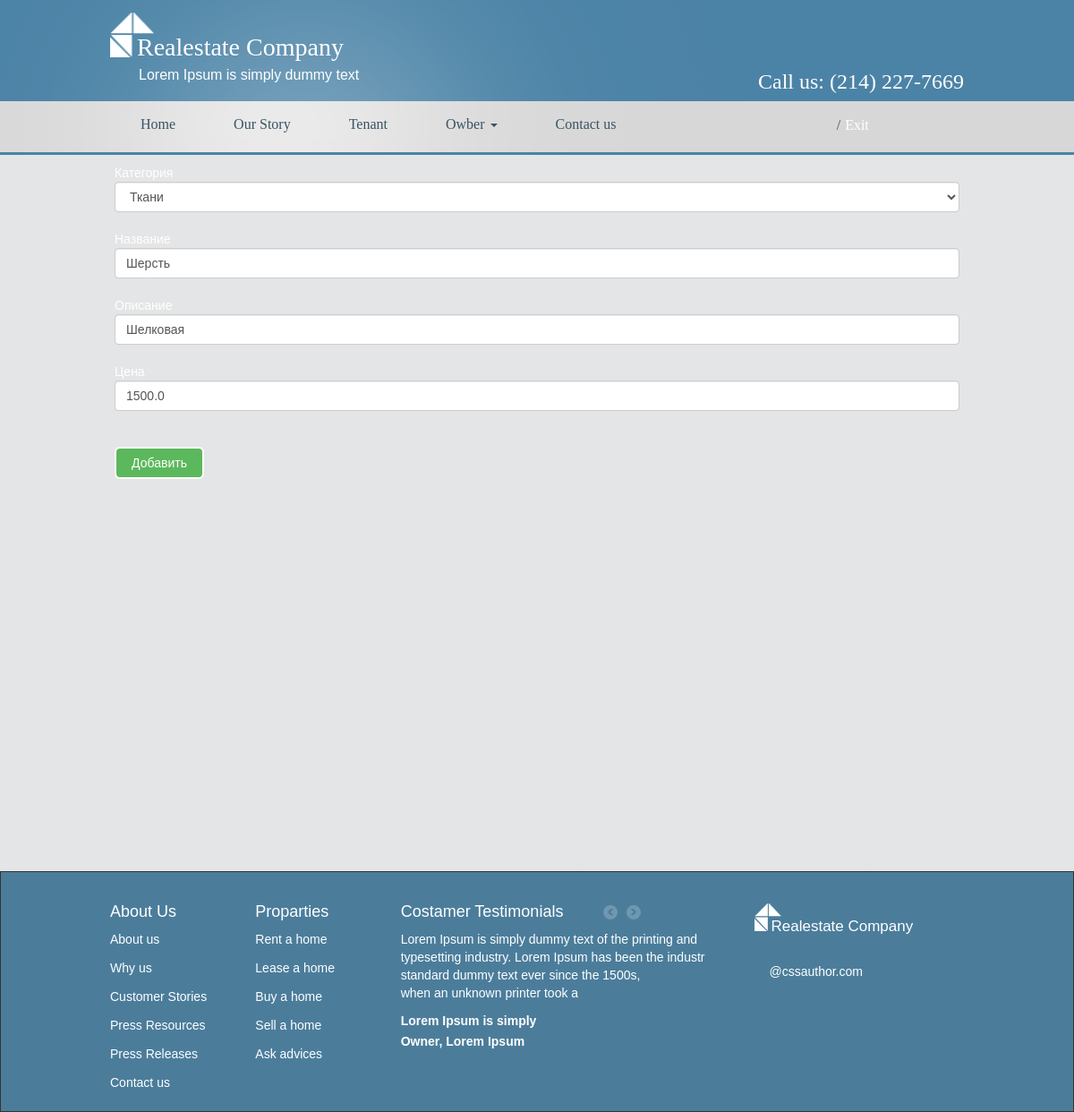
The page /stock/tovars/1/ on the database as committed earlier.
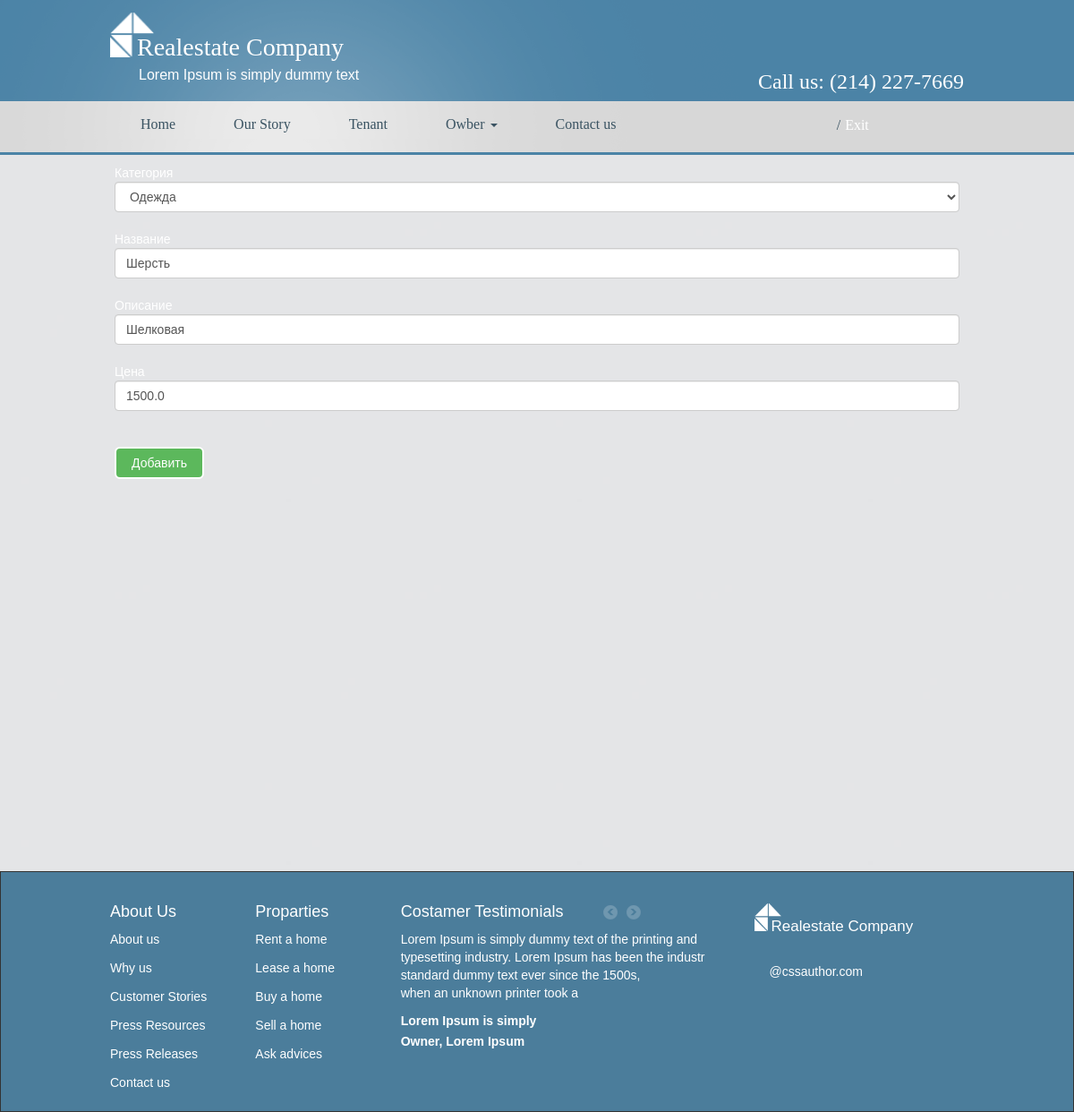
The same page on the database as committed later.
### testsite/models.py (models this page shows, shortened)
class Tovar(models.Model):
    category = models.ForeignKey(Category,
                                 on_delete=models.CASCADE,
                                 default=0,
                                 verbose_name='Категория')
    name = models.CharField(max_length=100,
                            default="",
                            verbose_name="Название", )
    desc = models.TextField(default="",
                            verbose_name="Описание", )
    price = models.FloatField(verbose_name="Цена",
                              max_length=3, )
    class Meta:
        verbose_name = "Товар"
        verbose_name_plural = "Товары"

### testsite/views.py (the view)
# urls.py: path('stock/tovars/<int:pk>/', views.tovar_edit, name='tovar_edit'),
def tovar_edit(request, pk):
    tovar = get_object_or_404(Tovar, pk=pk)
    if request.method == "POST":
        form = TovarForm(request.POST, instance=tovar)
        if form.is_valid():
            tovar.save()
            return redirect('home')
    else:
        form = TovarForm(instance=tovar)
    return render(request, 'testsite/tovar.html', {'tovar': form})

### testsite/forms.py
class TovarForm(forms.ModelForm):
    class Meta:
        model = Tovar
        fields = ['category', 'name', 'desc', 'price']
        widgets = {
            "category": Select(attrs={
                'class': 'form-control',
                'placeholder': "Выберите категорию"
            }),
            "name": TextInput(attrs={
                'class': 'form-control',
                'placeholder': "Введите название"
            }),
            "desc": TextInput(attrs={
                'class': 'form-control',
                'placeholder': "Введите описание"
            }),
            "price": NumberInput(attrs={
                'class': 'form-control',
                'placeholder': "Введите цену"
            }),
        }

### testsite/models.py (called while the page is built)
    def __str__(self):
        return self.name

### testsite/templates/testsite/tovar.html (shortened to what this page needs)
{% extends 'testsite/base.html' %}
{% block content %}
<form method="post" class="text-white">
    {% for each in tovar %}
        {{ each.label }}<br>
        {{ each }}<br>
    {% endfor %}
    <br><button type="submit" name="save" class="btn btn-success">Добавить</button>
</form>
{% endblock %}

### testsite/templates/testsite/base.html (shortened to what this page needs)
<!DOCTYPE html>
{% load static %}
<html lang="ru">
<head>
    <link rel="stylesheet" href="https://stackpath.bootstrapcdn.com/bootstrap/4.5.0/css/bootstrap.min.css"
>
    <link rel="stylesheet" href="{% static 'css/bootstrap.min.css' %}">
    <link rel="stylesheet" href="{% static 'css/Style.css' %}">
</head>
<body>
<div class="container-fluid top-panel">
    <div class="container">
        <div class="row">
            <div class="col-md-12">
                <div class="col-md-4 col-xs-12 LOGO">
                    <img src="{%static 'img/logo-img.png'%}" width="49" height="50" class="image-logo">
                    <h1 class="logo-text">Realestate Company</h1>
                    <h2 class="logo-text2">Lorem Ipsum is simply dummy text</h2>
                </div>
                <div class="col-md-4 col-xs-12 logo-numb">
                    <span class="numb">Call us: (214) 227-7669</span>
                </div>
            </div>
        </div>
    </div>
</div>
<div class="container-fluid zeromargin">
    <div class="container">
        <div class="collapse navbar-collapse col-md-9" id="bs-example-navbar-collapse-1">
            <div class=" navbar-my ">
                <ul class="nav  margin-padding-zero push-right">
                    <li class="navbar-a margin-zero"><a data-toggle="tab" href="#" class="color-text a">Home</a>
                    </li>
                    <li class="navbar-a margin-zero"><a data-toggle="tab" href="#" class="color-text a">Our Story</a>
                    </li>
                    <li class="navbar-a margin-zero"><a data-toggle="tab" href="#" class="color-text a">Tenant</a></li>
                    <li class="dropdown navbar-a margin-zero">
                        <a href="#" class="color-text a" data-toggle="dropdown">Owber <span
                                class="caret"></span></a>
                    </li>
                    <li class="navbar-a margin-zero"><a data-toggle="tab" href="#" class="color-text a">Contact us</a>
                    </li>
                </ul>
            </div>
        </div>
        <div class="col-md-2 log-exit">
            {% block user %}{% endblock %}/<a class="p-2 " href="{% url 'logout' %}">Exit</a>
        </div>
    </div>
</div>
<div class="container content">
    {% block content %}{% endblock %}
</div>
<footer class="container-fluid footer2">
		<div class="container">
			<div class="row">
				<div class="col-md-12">
					<div class="col-md-2 col-xs-6 About-us">
						<a href="#" class="footer-text"><h4>About Us</h4></a>
						<ul class="padding-zero">
							<a href="#"><li class="footer-down color-white">About us</li></a>
							<a href="#"><li class="footer-down color-white">Why us</li></a>
							<a href="#"><li class="footer-down color-white">Customer Stories</li></a>
							<a href="#"><li class="footer-down color-white">Press Resources</li></a>
							<a href="#"><li class="footer-down color-white">Press Releases</li></a>
							<a href="#"><li class="footer-down color-white">Contact us</li></a>
						</ul>
					</div>
					<div class="col-md-2 col-xs-6 About-us">
						<a href="#" class="footer-text"><h4>Proparties</h4></a>
						<ul class="padding-zero">
							<a href="#"><li class="footer-down color-white">Rent a home</li></a>
							<a href="#"><li class="footer-down color-white">Lease a home</li></a>
							<a href="#"><li class="footer-down color-white">Buy a home</li></a>
							<a href="#"><li class="footer-down color-white">Sell a home</li></a>
							<a href="#"><li class="footer-down color-white">Ask advices</li></a>
						</ul>
					</div>
					<div class="col-md-5 col-xs-12 About-us">
						<div class="col-md-7 padding-zero">
							<a href="#" class="footer-text"><h4>Costamer Testimonials</h4></a>
						</div>
						<div class="col-md-5  padding-zero bool-right">
							<h4><a href="#"><img src="{% static 'img/left-bool.png'%}" class="bool"></a><a href="#"><img src="{% static 'img/right-bool.png'%}" class="bool"></a></h4>
						</div>
						<div class="col-md-12 padding-zero ">
							<p class="color-white">Lorem Ipsum is simply dummy text of the printing and
							typesetting industry. Lorem Ipsum has been the industr
							standard dummy text ever since the 1500s, <br>
							when an unknown printer took a </p>
							<a href="#" class="text-Bold color-white"><span >Lorem Ipsum is simply</span><br></a>
							<a href="#" class="text-Bold color-white"><span >Owner, Lorem Ipsum</span></a>
						</div>
					</div>
					<div class="col-md-3 col-xs-12 padding-zero About-us">
						<div class="col-md-12 col-xs-6 padding-zero">
							<h4><img src="{%static 'img/logo-img.png'%}" width="30" height="31" class="footer-logo-img"></h4>
							<span class="footer-logo-text color-white">Realestate Company</span>
						</div><br>
						<div class="col-md-12 col-xs-6 author">
							<p class="color-white">@cssauthor.com</p>
						</div>
					</div>
				</div>
			</div>
		</div>
	</footer>
</body>
</html>

### testsite/static/css/Style.css (style rules this page uses)
a:active, a:hover, a { text-decoration: white; color:white; }
.content { height: 100vh; padding: 10px; padding-left:25px; padding-right:25px; max-width: 1140px; }
body,p,ul,ol,li,span,tr,th,td,input,code { font-family:arial; font-size:14px; }
.margin-padding-zero { margin: 0px; padding: 0px; }
.margin-zero { margin: 0px; }
.padding-zero { padding: 0px; }
.top-panel { background-image: url("../img/top-panel-img.png"); height: 100%; min-height: 113px; padding:0; color: white; }
body { background:url("../img/background-body.jpg"); }
footer { min-height:236px; border: 1px solid; overflow:hidden; }
.zeromargin { border-bottom: 3px solid; border-color: #4b83a6; min-height: 60px; font-family: "Arial"; background-image: url("../img/navbar-img.png"); }
.footer2 { background-image: url("../img/footer2.png"); min-height: 230px; }
.LOGO { padding-top: 14px; position: relative; }
.logo-text { font-size: 28px; font-family:"SimSun"; position: absolute; bottom: -5px; left: 40px; margin:0px; }
.logo-text2 { margin:0px; font-size: 16px; position: absolute; left: 42px; top: 75px; }
.image-logo { max-width: 100%; }
.logo-numb { float: right; margin-top:74px; text-align: right; }
.numb { font-size: 24px; font-family: "Times New Roman"; color: white; }
.navbar-a { display:inline-block; font-size: 16px; font-family: "MS Sans Serif"; margin-right: 35px; }
.push-right { margin-left: 19px; }
.color-text { color: #3a5362; }
.a { top: 5px; outline: none; }
.btn { border:2px solid white; border-radius: 6px !important; min-width: 100px; }
.color-white { color: #ffffff; }
.footer-down { display: block; padding-bottom: 12px; }
.footer-text { font-size: 13px; color: white; }
.About-us { padding-top: 25px; font-size: 16px; color: #ffffff; }
.bool { padding-right: 8px; }
.text-Bold { font-weight: Bold; }
.footer-logo-text { font-size: 17px; position: absolute; bottom: 3px; left: 18px; }
.author { margin-top: 25px; padding-left: 16px; }
.log-exit { float:right; font-family: MS Sans Serif; font-size:16px; padding-top:16px; color:#3a5362; }

Rows that differ between the two databases and show on the page:
changed Tovar "Шерсть": category "Ткани" → "Одежда"
